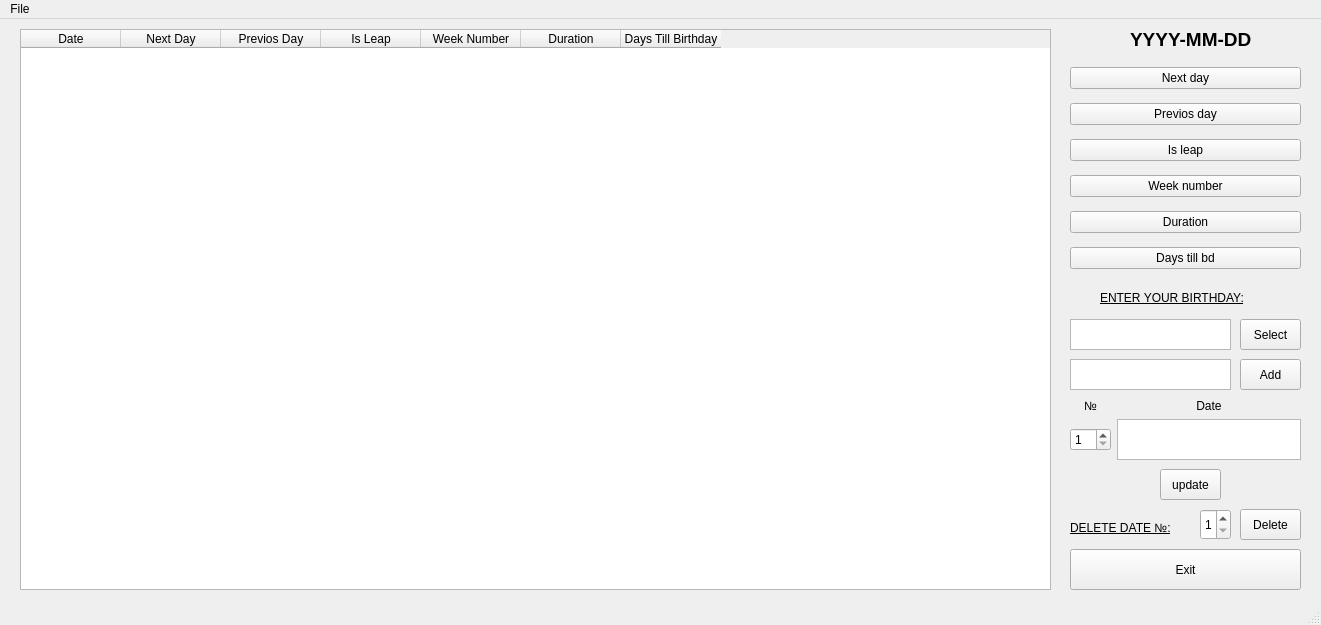
<?xml version="1.0" encoding="UTF-8"?>
<ui version="4.0">
 <class>MainWindow</class>
 <widget class="QMainWindow" name="MainWindow">
  <property name="geometry">
   <rect>
    <x>0</x>
    <y>0</y>
    <width>1321</width>
    <height>625</height>
   </rect>
  </property>
  <property name="windowTitle">
   <string>MainWindow</string>
  </property>
  <widget class="QWidget" name="centralwidget">
   <widget class="QLabel" name="label_7">
    <property name="geometry">
     <rect>
      <x>1100</x>
      <y>270</y>
      <width>181</width>
      <height>17</height>
     </rect>
    </property>
    <property name="font">
     <font>
      <underline>true</underline>
     </font>
    </property>
    <property name="text">
     <string>ENTER YOUR BIRTHDAY:</string>
    </property>
   </widget>
   <widget class="QPushButton" name="deleteButton">
    <property name="geometry">
     <rect>
      <x>1240</x>
      <y>490</y>
      <width>61</width>
      <height>31</height>
     </rect>
    </property>
    <property name="text">
     <string>Delete</string>
    </property>
   </widget>
   <widget class="QLabel" name="label_11">
    <property name="geometry">
     <rect>
      <x>1070</x>
      <y>490</y>
      <width>131</width>
      <height>37</height>
     </rect>
    </property>
    <property name="font">
     <font>
      <underline>true</underline>
     </font>
    </property>
    <property name="text">
     <string>DELETE DATE №:</string>
    </property>
   </widget>
   <widget class="QPushButton" name="addButton">
    <property name="geometry">
     <rect>
      <x>1240</x>
      <y>340</y>
      <width>61</width>
      <height>31</height>
     </rect>
    </property>
    <property name="text">
     <string>Add</string>
    </property>
   </widget>
   <widget class="QLabel" name="label_4">
    <property name="geometry">
     <rect>
      <x>1130</x>
      <y>10</y>
      <width>131</width>
      <height>21</height>
     </rect>
    </property>
    <property name="font">
     <font>
      <pointsize>14</pointsize>
      <italic>false</italic>
      <bold>true</bold>
     </font>
    </property>
    <property name="text">
     <string>YYYY-MM-DD</string>
    </property>
   </widget>
   <widget class="QTableWidget" name="table">
    <property name="geometry">
     <rect>
      <x>20</x>
      <y>10</y>
      <width>1031</width>
      <height>561</height>
     </rect>
    </property>
    <property name="autoFillBackground">
     <bool>true</bool>
    </property>
    <column>
     <property name="text">
      <string>Date</string>
     </property>
    </column>
    <column>
     <property name="text">
      <string>Next Day</string>
     </property>
    </column>
    <column>
     <property name="text">
      <string>Previos Day</string>
     </property>
    </column>
    <column>
     <property name="text">
      <string>Is Leap</string>
     </property>
    </column>
    <column>
     <property name="text">
      <string>Week Number</string>
     </property>
    </column>
    <column>
     <property name="text">
      <string>Duration</string>
     </property>
    </column>
    <column>
     <property name="text">
      <string>Days Till Birthday</string>
     </property>
    </column>
   </widget>
   <widget class="QSpinBox" name="deleteNumSpin">
    <property name="geometry">
     <rect>
      <x>1200</x>
      <y>490</y>
      <width>31</width>
      <height>31</height>
     </rect>
    </property>
    <property name="minimum">
     <number>1</number>
    </property>
   </widget>
   <widget class="QPushButton" name="updateButton">
    <property name="geometry">
     <rect>
      <x>1160</x>
      <y>450</y>
      <width>61</width>
      <height>31</height>
     </rect>
    </property>
    <property name="text">
     <string>update</string>
    </property>
   </widget>
   <widget class="QWidget" name="verticalLayoutWidget">
    <property name="geometry">
     <rect>
      <x>1070</x>
      <y>40</y>
      <width>231</width>
      <height>221</height>
     </rect>
    </property>
    <layout class="QVBoxLayout" name="verticalLayout_2">
     <item>
      <widget class="QPushButton" name="NextDayButton_2">
       <property name="text">
        <string>Next day</string>
       </property>
      </widget>
     </item>
     <item>
      <widget class="QPushButton" name="PreviosDayButton_2">
       <property name="text">
        <string>Previos day</string>
       </property>
      </widget>
     </item>
     <item>
      <widget class="QPushButton" name="IsLeapButton_2">
       <property name="text">
        <string>Is leap</string>
       </property>
      </widget>
     </item>
     <item>
      <widget class="QPushButton" name="WeekNumberButton_2">
       <property name="text">
        <string>Week number</string>
       </property>
      </widget>
     </item>
     <item>
      <widget class="QPushButton" name="DurationButton_2">
       <property name="text">
        <string>Duration</string>
       </property>
      </widget>
     </item>
     <item>
      <widget class="QPushButton" name="DaysTillBDButton_2">
       <property name="text">
        <string>Days till bd</string>
       </property>
      </widget>
     </item>
    </layout>
   </widget>
   <widget class="QPushButton" name="ExitButton">
    <property name="geometry">
     <rect>
      <x>1070</x>
      <y>530</y>
      <width>231</width>
      <height>41</height>
     </rect>
    </property>
    <property name="text">
     <string>Exit</string>
    </property>
   </widget>
   <widget class="QWidget" name="gridLayoutWidget_2">
    <property name="geometry">
     <rect>
      <x>1070</x>
      <y>380</y>
      <width>231</width>
      <height>61</height>
     </rect>
    </property>
    <layout class="QGridLayout" name="gridLayout_3">
     <item row="2" column="0">
      <widget class="QSpinBox" name="updateNumSpin_2">
       <property name="minimum">
        <number>1</number>
       </property>
       <property name="maximum">
        <number>12</number>
       </property>
      </widget>
     </item>
     <item row="0" column="0">
      <widget class="QLabel" name="label_13">
       <property name="text">
        <string>№</string>
       </property>
       <property name="alignment">
        <set>Qt::AlignCenter</set>
       </property>
      </widget>
     </item>
     <item row="0" column="2">
      <widget class="QLabel" name="label_14">
       <property name="text">
        <string>Date</string>
       </property>
       <property name="alignment">
        <set>Qt::AlignCenter</set>
       </property>
      </widget>
     </item>
     <item row="2" column="2">
      <widget class="QTextEdit" name="enterUpdateDate_2"/>
     </item>
    </layout>
   </widget>
   <widget class="QTextEdit" name="enterAddDate">
    <property name="geometry">
     <rect>
      <x>1070</x>
      <y>340</y>
      <width>161</width>
      <height>31</height>
     </rect>
    </property>
   </widget>
   <widget class="QTextEdit" name="enterBD">
    <property name="geometry">
     <rect>
      <x>1070</x>
      <y>300</y>
      <width>161</width>
      <height>31</height>
     </rect>
    </property>
   </widget>
   <widget class="QPushButton" name="selectButton">
    <property name="geometry">
     <rect>
      <x>1240</x>
      <y>300</y>
      <width>61</width>
      <height>31</height>
     </rect>
    </property>
    <property name="text">
     <string>Select</string>
    </property>
   </widget>
  </widget>
  <widget class="QMenuBar" name="menubar">
   <property name="geometry">
    <rect>
     <x>0</x>
     <y>0</y>
     <width>1321</width>
     <height>22</height>
    </rect>
   </property>
   <widget class="QMenu" name="menuFile">
    <property name="title">
     <string>File</string>
    </property>
    <addaction name="Openaction"/>
    <addaction name="Saveasaction"/>
   </widget>
   <addaction name="menuFile"/>
  </widget>
  <widget class="QStatusBar" name="statusbar"/>
  <action name="Openaction">
   <property name="text">
    <string>Open</string>
   </property>
  </action>
  <action name="Saveasaction">
   <property name="text">
    <string>Save</string>
   </property>
  </action>
 </widget>
 <resources/>
 <connections/>
</ui>
